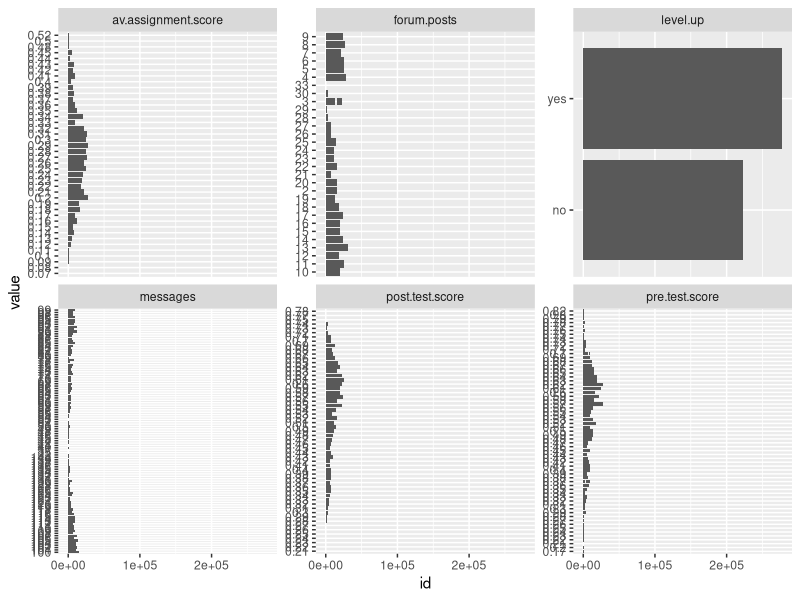

This figure's R source: (Note: this script raises an error after producing the figure.)
## ---- chunk 1
library(ggplot2)
library(dplyr)
library(tidyr)
library(rpart)
library(party)
D1 <- read.csv("online.data.csv")

## ---- chunk 2

#Start by creating histograms of the distributions for all variables (#HINT: look up "facet" in the ggplot documentation)
D2 <- gather(D1, "variable", "value", 2:7)
ggplot(D2, mapping = aes(x = id, y = value)) +
  geom_histogram(stat="identity", binwidth = 50) +
  facet_wrap(~variable, scales = "free_y")
#Then visualize the relationships between variables
pairs(D1)
#Try to capture an intution about the data and the relationships
library(corrplot)
D3 <- D1 %>%
      mutate(level.up = ifelse(level.up == "no",0,1))
COR <- cor(D3)
corrplot(COR, order="AOE", method="color", tl.pos="lt", type="upper")
## ---- chunk 3
#Create a classification tree that predicts whether a student "levels up" in the online course using three variables of your choice (As we did last time, set all controls to their minimums)
c.tree1 <- rpart(as.factor(level.up) ~ post.test.score + messages + av.assignment.score, method = "class", data = D1)
#Plot and generate a CP table for your tree 
printcp(c.tree1)
post(c.tree1, file = "tree1.ps")
#Generate a probability value that represents the probability that a student levels up based your classification tree 
D3$pred <- predict(c.tree1, type = "prob")[,2]
#Last class we used type = "class" which predicted the classification for us, this time we are using type = "prob" to see the probability that our classififcation is based on.
## ---- chunk 4
library(ROCR)

#Plot the curve
pred.detail <- prediction(D3$pred, D3$level.up) 
plot(performance(pred.detail, "tpr", "fpr"))
abline(0, 1, lty = 2)
#Calculate the Area Under the Curve
#Unlist liberates the AUC value from the "performance" object created by ROCR

#Now repeat this process, but using the variables you did not use for the previous model and compare the plots & results of your two models. Which one do you think was the better model? Why?
c.tree2 <- rpart(as.factor(level.up) ~ forum.posts + id + pre.test.score, method = "class", data = D1)
printcp(c.tree2)
post(c.tree2, file = "tree2.ps", title = "CP Table2")
D3$pred2 <- predict(c.tree2, type = "prob")[,2]
pred.detail2 <- prediction(D3$pred2, D3$level.up) 
plot(performance(pred.detail2, "tpr", "fpr"))
abline(0, 1, lty = 2)
unlist(slot(performance(pred.detail2, "auc"), "y.values"))
## ---- chunk 5
#Look at the ROC plot for your first model. Based on this plot choose a probability threshold that balances capturing the most correct predictions against false positives. Then generate a new variable in your data set that classifies each student according to your chosen threshold.

cut <- 0.5
D3$threshold.pred1 <- D3$pred
D3$threshold.pred1[D3$pred < cut] <- 0
D3$threshold.pred1[D3$pred >= cut] <- 1

#Now generate three diagnostics:

D3$accuracy.model1 <- mean(ifelse(D3$level.up == D3$threshold.pred1, 1, 0))
D3$accuracy.model1 <- as.integer(D3$accuracy.model1)
accuracy1 <- sum(D3$accuracy.model1) / length(D3$accuracy.model1)
D3$precision.model1 <- ifelse(D3$level.up == 1 & D3$threshold.pred1 == 1, 1, 0)
precision1 <- sum(D3$precision.model1) / sum (D3$threshold.pred1)
D3$recall.model1 <- ifelse(D3$level.up == 1 & D3$threshold.pred1 == 1, 1, 0)
recall1 <- sum(D3$precision.model1) / sum(D3$level.up)
#First generate the table of comparisons
table1 <- table(D3$level.up, D3$threshold.pred1)

#Convert to matrix
matrix1 <- as.matrix(table1)
matrix1
#Calculate kappa
kappa(matrix1, exact = TRUE)/kappa(matrix1)

#Now choose a different threshold value and repeat these diagnostics. What conclusions can you draw about your two thresholds?
cut2 = 1
D3$threshold.pred2 <- D3$pred
D3$threshold.pred2[D3$pred < cut2] <- 0
D3$threshold.pred2[D3$pred == cut2] <- 1
D3$accuracy.model2 <- mean(ifelse(D3$level.up == D3$threshold.pred2, 1, 0))
D3$accuracy.model2 <- as.integer(D3$accuracy.model2)
accuracy2 <- sum(D3$accuracy.model2) / length(D3$accuracy.model2)
D3$precision.model2 <- ifelse(D3$level.up == 1 & D3$threshold.pred2 == 1, 1, 0)
precision2 <- sum(D3$precision.model2) / sum (D3$threshold.pred2)
D3$recall.model2 <- ifelse(D3$level.up == 1 & D3$threshold.pred2 == 1, 1, 0)
recall2 <- sum(D3$precision.model2) / sum(D3$level.up)
